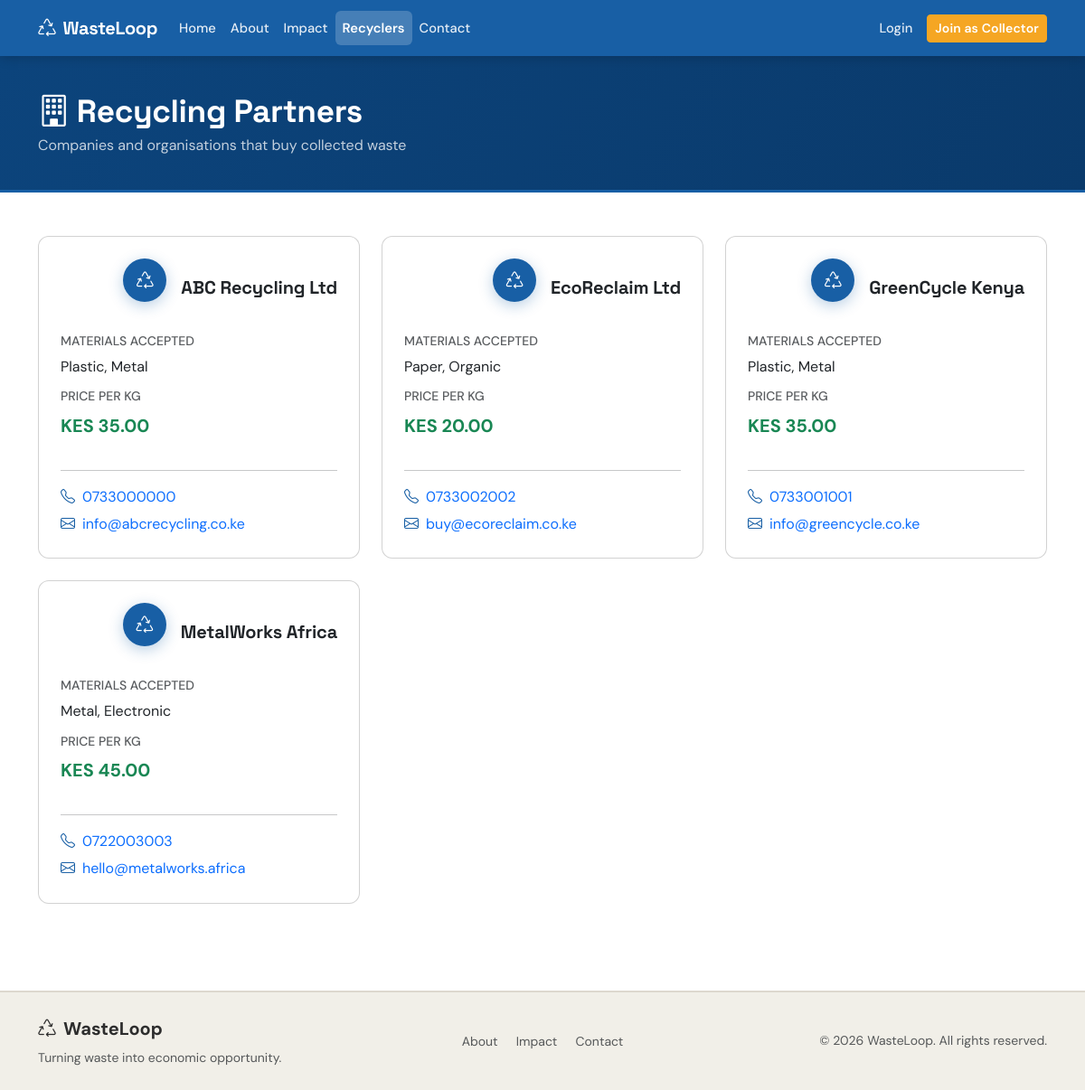
Page /recyclers/ on the committed database.
### core/models.py (models this page shows, shortened)
class Recycler(models.Model):
    name               = models.CharField(max_length=200)
    materials_accepted = models.CharField(max_length=300, help_text="e.g. Plastic, Metal, Paper")
    price_per_kg       = models.DecimalField(
                             max_digits=8, decimal_places=2,
                             validators=[MinValueValidator(0)]
                         )
    phone_number       = models.CharField(max_length=20, blank=True)
    email              = models.EmailField(blank=True)
    created_at         = models.DateTimeField(auto_now_add=True)
    class Meta:
        ordering = ['name']

### core/views.py (the view)
# urls.py: path('recyclers/', views.recyclers, name='recyclers'),
def recyclers(request):
    recycler_list = Recycler.objects.all()
    return render(request, 'core/recycler/recyclers.html', {
        'recyclers': recycler_list
    })

### core/templates/core/recycler/recyclers.html (shortened to what this page needs)
{% extends 'base.html' %}
{% block content %}
<div class="wl-page-header">
  <div class="container">
    <h1><i class="bi bi-building me-2"></i>Recycling Partners</h1>
    <p class="mb-0 opacity-75">Companies and organisations that buy collected waste</p>
  </div>
</div>
<div class="container py-5">
  {% if recyclers %}
  <div class="row g-4">
    {% for recycler in recyclers %}
    <div class="col-md-6 col-lg-4">
      <div class="card recycler-card h-100 p-4">
        <div class="d-flex align-items-center mb-3">
          <div class="wl-step-icon me-3" style="width:48px;height:48px;font-size:1.2rem;flex-shrink:0;">
            <i class="bi bi-recycle"></i>
          </div>
          <h5 class="fw-bold mb-0">{{ recycler.name }}</h5>
        </div>
        <div class="mb-2">
          <small class="text-muted text-uppercase fw-500 d-block mb-1">Materials Accepted</small>
          <span>{{ recycler.materials_accepted }}</span>
        </div>
        <div class="mb-3">
          <small class="text-muted text-uppercase fw-500 d-block mb-1">Price per kg</small>
          <span class="fs-5 fw-bold text-success">KES {{ recycler.price_per_kg }}</span>
        </div>
        <hr class="my-3">
        {% if recycler.phone_number %}
        <div class="mb-1"><i class="bi bi-telephone me-2 text-ocean"></i><a href="tel:{{ recycler.phone_number }}" class="text-decoration-none">{{ recycler.phone_number }}</a></div>
        {% endif %}
        {% if recycler.email %}
        <div><i class="bi bi-envelope me-2 text-ocean"></i><a href="mailto:{{ recycler.email }}" class="text-decoration-none">{{ recycler.email }}</a></div>
        {% endif %}
      </div>
    </div>
    {% endfor %}
  </div>
  {% else %}
  <div class="card border-0 bg-light p-5 text-center">
    <i class="bi bi-building text-muted" style="font-size:3rem;"></i>
    <h5 class="mt-3 text-muted">No recycling partners listed yet</h5>
    <p class="text-muted mb-0">Check back soon — we're adding partners regularly.</p>
  </div>
  {% endif %}
</div>
{% endblock %}

### static/css/wasteloop.css (style rules this page uses)
:root { --wl-ocean: #185FA5; --wl-navy: #0C447C; --wl-sand: #F1EFE8; --wl-amber: #F5A623; --wl-green: #198754; --wl-text: #2d2d2d; --wl-muted: #6c757d; --wl-border: #e2e6ea; --wl-radius: 12px; --wl-radius-sm: 8px; --wl-shadow: 0 2px 16px rgba(0, 0, 0, 0.08); --wl-shadow-lg: 0 8px 32px rgba(0, 0, 0, 0.12); --wl-transition: 0.18s ease; }
*, *::before, *::after { box-sizing: border-box; }
html { scroll-behavior: smooth; }
body { font-family: 'DM Sans', sans-serif; font-size: 1rem; line-height: 1.65; color: var(--wl-text); background-color: #ffffff; -webkit-font-smoothing: antialiased; }
h1, h2, h3, h4, h5, h6, .navbar-brand, .stat-value, .wl-impact-number { font-family: 'Space Grotesk', sans-serif; letter-spacing: -0.01em; }
h1 { font-weight: 700; }
h5 { font-weight: 600; }
.fw-500 { font-weight: 500 !important; }
.text-ocean { color: var(--wl-ocean) !important; }
.wl-page-header { background: linear-gradient(120deg, var(--wl-navy) 0%, #0a3a6b 100%); color: #fff; padding: 2.5rem 0 2.2rem; border-bottom: 3px solid var(--wl-ocean); }
.wl-page-header h1 { font-size: clamp(1.6rem, 4vw, 2.2rem); font-weight: 700; margin-bottom: 0.25rem; }
.wl-page-header p { opacity: 0.78; margin-bottom: 0; }
.wl-step-icon { width: 68px; height: 68px; background-color: var(--wl-ocean); color: #fff; border-radius: 50%; display: flex; align-items: center; justify-content: center; font-size: 1.75rem; margin: 0 auto 1rem; box-shadow: 0 4px 16px rgba(24, 95, 165, 0.3); flex-shrink: 0; transition: transform var(--wl-transition), box-shadow var(--wl-transition); }
.card { border-radius: var(--wl-radius); }

### rows in the picture
Recycler: name "ABC Recycling Ltd", materials_accepted "Plastic, Metal", price_per_kg "35.00", phone_number "0733000000", email "info@abcrecycling.co.ke"
Recycler: name "EcoReclaim Ltd", materials_accepted "Paper, Organic", price_per_kg "20.00", phone_number "0733002002", email "buy@ecoreclaim.co.ke"
Recycler: name "GreenCycle Kenya", materials_accepted "Plastic, Metal", price_per_kg "35.00", phone_number "0733001001", email "info@greencycle.co.ke"
Recycler: name "MetalWorks Africa", materials_accepted "Metal, Electronic", price_per_kg "45.00", phone_number "0722003003", email "hello@metalworks.africa"
